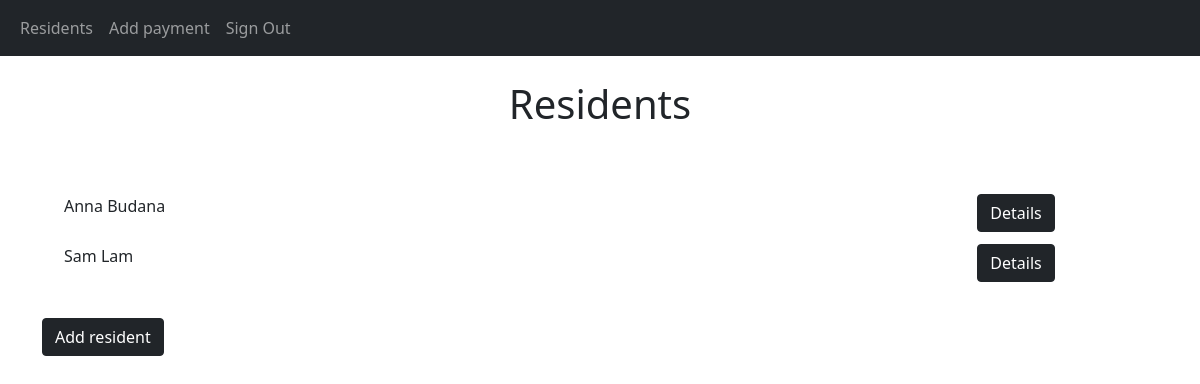
The page /index/ (signed in) on the database as committed earlier.
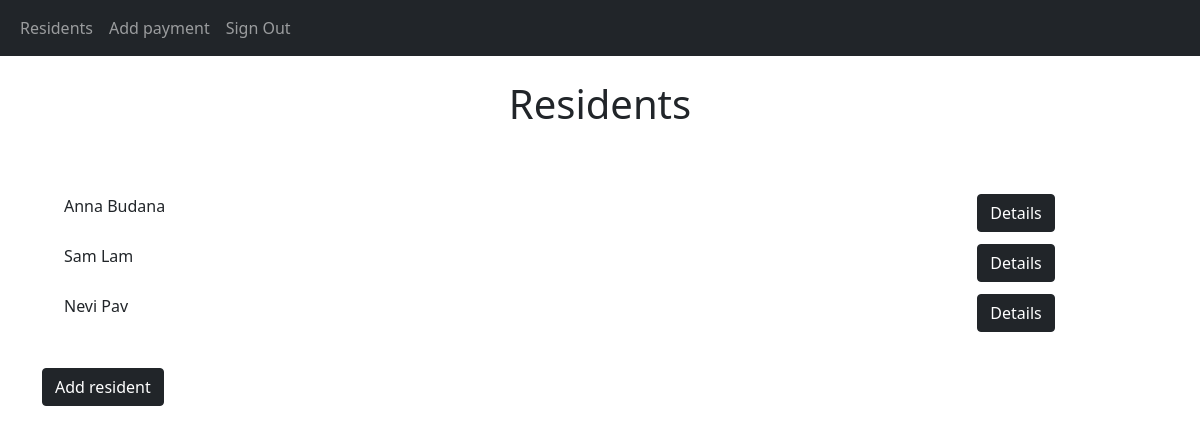
The same page on the database as committed later.
### CashierApp/models.py (models this page shows)
class Resident(models.Model):
    full_name = models.CharField(max_length=255)
    email = models.CharField(max_length=255)
    apartment = models.IntegerField()
    cashier = models.ForeignKey(Cashier, on_delete=models.CASCADE)  # link to Cashier table

### CashierApp/views.py (the view)
# urls.py: path('index/', views.index,  name='index'),
def index(request):
    if not request.user.is_authenticated:
        return redirect("signin")
    residents = Resident.objects.filter(cashier=request.user)
    context = {'residents': residents}
    return render(request, 'index.html', context)

### CashierApp/templates/index.html (shortened to what this page needs)
{% extends "base.html" %}
{% block content %}
    <br>
    <h1>Residents</h1>
    <br>
    <br>
    <div class="container">
        {% for r in residents %}
        <div class="row border1">
            <div class="col-10">
                <p>{{ r.full_name }}</p>
            </div>
            <div class="col-2">
                <a class="btn btn-dark" href="{% url 'persondetails' r.id %}">Details</a>
            </div>
        </div>
            {% empty %}
                <p>No residents.</p>
        {% endfor %}
        <br>
        <form action="/resident/">
            <button type="submit" class="btn btn-dark ">Add resident</button>
        </form>
    </div>
{% endblock %}

Rows that differ between the two databases and show on the page:
added Resident: full_name "Nevi Pav"
